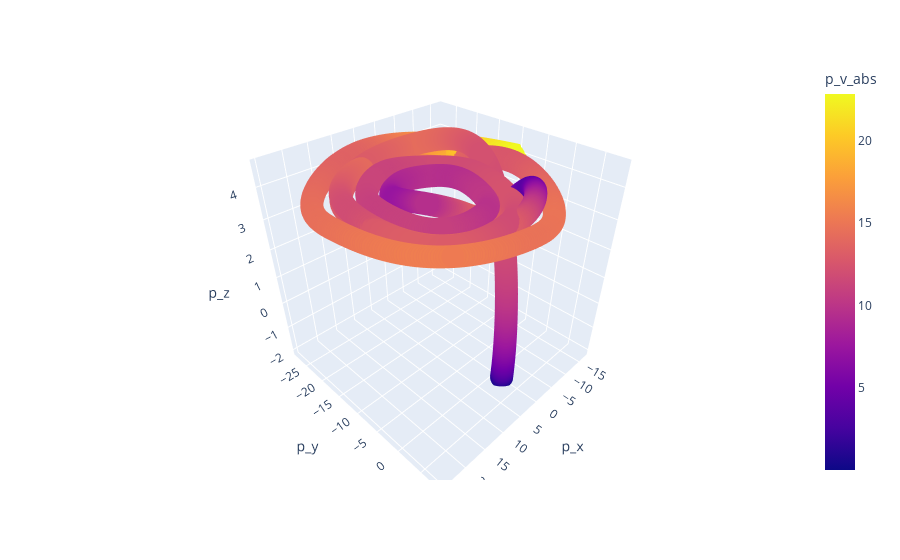

This figure's notebook cell:
### Markdown cell above
Ezek után meg is jelentíthetjük az abszolut segességet, mint színt a 3D-s ábránkon.

### Code cell
fig = px.scatter_3d(df.iloc[1:, :], x="p_x", y="p_y", z="p_z", color="p_v_abs")
fig.show()

### Figure 1 — Plotly figure (JSON) as saved in the notebook; plotly's stock layout.template omitted (floating-point values rounded to 4 significant figures; data arrays with more than 128 entries replaced by an {"elided": "..."} marker saying what was removed)
{"data": [{"hovertemplate": "p_x=%{x}<br>p_y=%{y}<br>p_z=%{z}<br>p_v_abs=%{marker.color}<extra></extra>", "legendgroup": "", "marker": {"color": {"elided": "3780 float values"}, "coloraxis": "coloraxis", "symbol": "circle"}, "mode": "markers", "name": "", "scene": "scene", "showlegend": false, "type": "scatter3d", "x": {"elided": "3780 float values"}, "y": {"elided": "3780 float values"}, "z": {"elided": "3780 float values"}}], "layout": {"coloraxis": {"colorbar": {"title": {"text": "p_v_abs"}}, "colorscale": [[0, "#0d0887"], [0.1111, "#46039f"], [0.2222, "#7201a8"], [0.3333, "#9c179e"], [0.4444, "#bd3786"], [0.5556, "#d8576b"], [0.6667, "#ed7953"], [0.7778, "#fb9f3a"], [0.8889, "#fdca26"], [1, "#f0f921"]]}, "legend": {"tracegroupgap": 0}, "margin": {"t": 60}, "scene": {"domain": {"x": [0, 1], "y": [0, 1]}, "xaxis": {"title": {"text": "p_x"}}, "yaxis": {"title": {"text": "p_y"}}, "zaxis": {"title": {"text": "p_z"}}}}}
